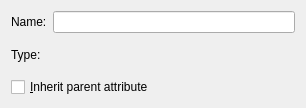
<ui version="4.0" >
 <author>(C) 2002 by Andras Mantia &lt;amantia@kde.org></author>
 <comment>***************************************************************************
 *                                                                         *
 *   This program is free software; you can redistribute it and/or modify  *
 *   it under the terms of the GNU General Public License as published by  *
 *   the Free Software Foundation; version 2 of the License.               *
 *                                                                         *
 ***************************************************************************
</comment>
 <exportmacro></exportmacro>
 <class>TemplateDirForm</class>
 <widget class="QWidget" name="TemplateDirForm" >
  <property name="geometry" >
   <rect>
    <x>0</x>
    <y>0</y>
    <width>306</width>
    <height>108</height>
   </rect>
  </property>
  <property name="windowTitle" >
   <string>Create Template Folder</string>
  </property>
  <layout class="QGridLayout" >
   <property name="margin" >
    <number>11</number>
   </property>
   <property name="spacing" >
    <number>6</number>
   </property>
   <item row="1" column="0" >
    <widget class="QLabel" name="TextLabel2" >
     <property name="text" >
      <string>Type:</string>
     </property>
    </widget>
   </item>
   <item row="0" column="0" >
    <widget class="QLabel" name="TextLabel1" >
     <property name="text" >
      <string>Name:</string>
     </property>
    </widget>
   </item>
   <item row="1" column="1" >
    <widget class="KComboBox" name="typesCombo" />
   </item>
   <item row="0" column="1" >
    <widget class="QLineEdit" name="dirName" />
   </item>
   <item row="2" column="0" colspan="2" >
    <widget class="QCheckBox" name="parentAttr" >
     <property name="text" >
      <string>&amp;Inherit parent attribute</string>
     </property>
    </widget>
   </item>
  </layout>
 </widget>
 <layoutdefault spacing="6" margin="11" />
 <pixmapfunction>qPixmapFromMimeSource</pixmapfunction>
 <customwidgets>
  <customwidget>
   <class>KComboBox</class>
   <extends></extends>
   <header>kcombobox.h</header>
   <container>0</container>
   <pixmap></pixmap>
  </customwidget>
 </customwidgets>
 <tabstops>
  <tabstop>dirName</tabstop>
  <tabstop>typesCombo</tabstop>
  <tabstop>parentAttr</tabstop>
 </tabstops>
 <resources/>
 <connections>
  <connection>
   <sender>parentAttr</sender>
   <signal>toggled(bool)</signal>
   <receiver>typesCombo</receiver>
   <slot>setDisabled(bool)</slot>
   <hints>
    <hint type="sourcelabel" >
     <x>65</x>
     <y>90</y>
    </hint>
    <hint type="destinationlabel" >
     <x>105</x>
     <y>64</y>
    </hint>
   </hints>
  </connection>
 </connections>
</ui>
